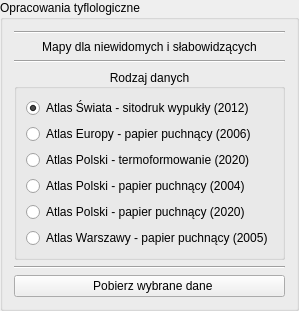
         <widget class="QgsCollapsibleGroupBox" name="tyflologiczne_groupBox">
          <property name="toolTip">
           <string/>
          </property>
          <property name="title">
           <string>Opracowania tyflologiczne </string>
          </property>
          <property name="collapsed">
           <bool>true</bool>
          </property>
          <layout class="QVBoxLayout" name="verticalLayout_12">
           <item>
            <widget class="Line" name="line_32">
             <property name="orientation">
              <enum>Qt::Horizontal</enum>
             </property>
            </widget>
           </item>
           <item>
            <widget class="QLabel" name="label_52">
             <property name="text">
              <string>Mapy dla niewidomych i słabowidzących</string>
             </property>
             <property name="alignment">
              <set>Qt::AlignCenter</set>
             </property>
            </widget>
           </item>
           <item>
            <widget class="Line" name="line_31">
             <property name="orientation">
              <enum>Qt::Horizontal</enum>
             </property>
            </widget>
           </item>
           <item>
            <widget class="QGroupBox" name="verticalGroupBox_2">
             <property name="mouseTracking">
              <bool>true</bool>
             </property>
             <property name="focusPolicy">
              <enum>Qt::NoFocus</enum>
             </property>
             <property name="title">
              <string>Rodzaj danych</string>
             </property>
             <property name="alignment">
              <set>Qt::AlignCenter</set>
             </property>
             <property name="flat">
              <bool>false</bool>
             </property>
             <property name="checkable">
              <bool>false</bool>
             </property>
             <layout class="QVBoxLayout" name="verticalLayout_17">
              <item>
               <widget class="QRadioButton" name="radioButton_atlas_swiata">
                <property name="enabled">
                 <bool>true</bool>
                </property>
                <property name="acceptDrops">
                 <bool>false</bool>
                </property>
                <property name="text">
                 <string>Atlas Świata - sitodruk wypukły (2012)</string>
                </property>
                <property name="checkable">
                 <bool>true</bool>
                </property>
                <property name="checked">
                 <bool>true</bool>
                </property>
               </widget>
              </item>
              <item>
               <widget class="QRadioButton" name="radioButton_atlas_europa">
                <property name="text">
                 <string>Atlas Europy - papier puchnący (2006)</string>
                </property>
                <property name="checked">
                 <bool>false</bool>
                </property>
               </widget>
              </item>
              <item>
               <widget class="QRadioButton" name="radioButton_atlas_polska_1">
                <property name="text">
                 <string>Atlas Polski - termoformowanie (2020)</string>
                </property>
               </widget>
              </item>
              <item>
               <widget class="QRadioButton" name="radioButton_atlas_polska_2">
                <property name="text">
                 <string>Atlas Polski - papier puchnący (2004)</string>
                </property>
               </widget>
              </item>
              <item>
               <widget class="QRadioButton" name="radioButton_atlas_polska_3">
                <property name="text">
                 <string>Atlas Polski - papier puchnący (2020)</string>
                </property>
               </widget>
              </item>
              <item>
               <widget class="QRadioButton" name="radioButton_atlas_warszawa">
                <property name="text">
                 <string>Atlas Warszawy - papier puchnący (2005)</string>
                </property>
               </widget>
              </item>
             </layout>
            </widget>
           </item>
           <item>
            <widget class="Line" name="line_7">
             <property name="orientation">
              <enum>Qt::Horizontal</enum>
             </property>
            </widget>
           </item>
           <item>
            <widget class="QPushButton" name="tyflologiczne_selected_btn">
             <property name="text">
              <string>  Pobierz wybrane dane</string>
             </property>
            </widget>
           </item>
          </layout>
         </widget>
